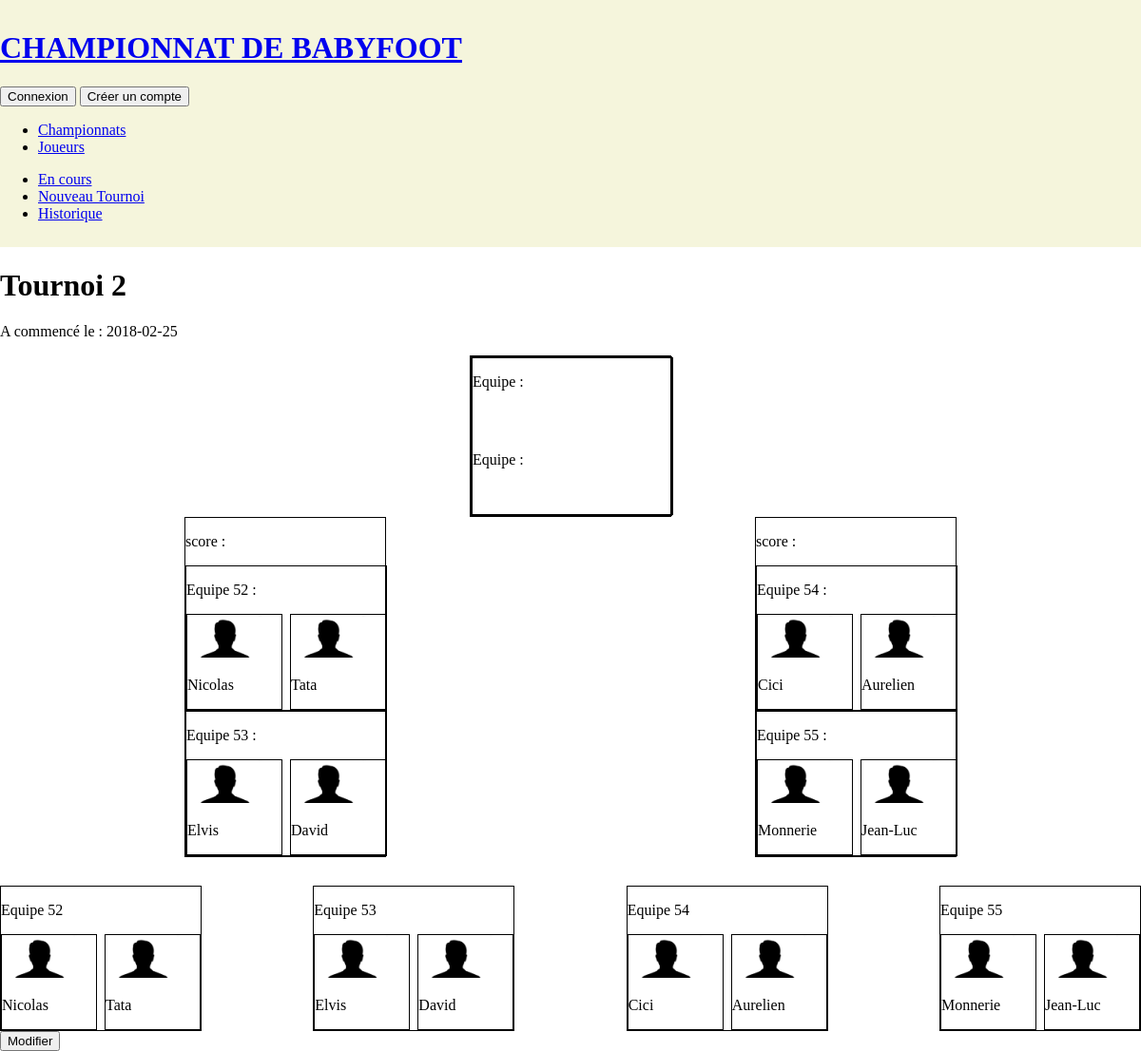
The page /championnat.php?idC=23 on the database its author committed.
### tables this page shows
CREATE TABLE IF NOT EXISTS `competitions` (
  `id_competition` int(11) NOT NULL AUTO_INCREMENT,
  `nomChamp` varchar(25) DEFAULT NULL,
  `nbreJoueurs` int(25) NOT NULL,
  `terminee` tinyint(1) NOT NULL DEFAULT '0',
  `dateDebut` date NOT NULL,
  PRIMARY KEY (`id_competition`)
);

CREATE TABLE IF NOT EXISTS `matchs` (
  `id_Match` int(11) NOT NULL AUTO_INCREMENT,
  `equipe1` varchar(255) DEFAULT NULL,
  `equipe2` varchar(255) DEFAULT NULL,
  `butEquipe1` int(25) DEFAULT NULL,
  `butEquipe2` int(25) DEFAULT NULL,
  `vainqueur` varchar(25) DEFAULT NULL,
  `id_compet` int(11) NOT NULL,
  `type_match` varchar(255) NOT NULL,
  PRIMARY KEY (`id_Match`),
  KEY `FK_match_compet` (`id_compet`)
);

CREATE TABLE IF NOT EXISTS `equipes` (
  `id_Equipe` int(11) NOT NULL AUTO_INCREMENT,
  `joueur1` int(11) NOT NULL,
  `joueur2` int(11) NOT NULL,
  `id_compet` int(11) NOT NULL,
  PRIMARY KEY (`id_Equipe`),
  KEY `fk_joueur1` (`joueur1`),
  KEY `fk_joueur2` (`joueur2`),
  KEY `FK_EquipeCompet` (`id_compet`)
);

CREATE TABLE IF NOT EXISTS `joueurs` (
  `id_Joueur` int(25) NOT NULL AUTO_INCREMENT,
  `nom` varchar(255) NOT NULL,
  `prenom` varchar(255) NOT NULL,
  `surnom` varchar(255) NOT NULL,
  `password` varchar(255) NOT NULL,
  `meilleureperformance` varchar(255) DEFAULT NULL,
  `defaut` varchar(255) DEFAULT NULL,
  `qualité` varchar(255) DEFAULT NULL,
  `photo` varchar(255) DEFAULT 'img/photo_default.png',
  `victoireChamp` int(25) DEFAULT NULL,
  PRIMARY KEY (`id_Joueur`)
);

### championnat.php (the view, shortened to what this page needs)
<?php session_start();
include'include/connexionBdd.php';
$listeCompet = $bdd->query('SELECT * FROM competitions ORDER BY dateDebut DESC');
$detailCompet = $bdd->prepare('SELECT * FROM competitions WHERE competitions.id_competition = ?');
$matchsCompet = $bdd ->prepare('SELECT * FROM matchs WHERE matchs.id_compet= :id_compet AND matchs.type_match = :type_match');
$reqJE = $bdd->prepare('SELECT J1.id_Joueur AS J1id, J2.id_Joueur AS J2id, equipes.id_Equipe, J1.prenom AS J1p, J2.prenom AS J2p, J1.photo AS J1img ,J2.photo AS J2img FROM equipes JOIN joueurs AS J1 ON equipes.joueur1 = J1.id_Joueur JOIN joueurs AS J2 ON equipes.joueur2 = J2.id_Joueur WHERE equipes.id_Equipe = ?');
$reqCencours = $bdd->query('SELECT * FROM competitions WHERE terminee = 0 ORDER BY dateDebut DESC ');
$reqEquipes = $bdd->prepare('SELECT id_Equipe, J1.id_Joueur AS J1id, J2.id_Joueur AS J2id, equipes.id_Equipe, J1.prenom AS J1p, J2.prenom AS J2p, J1.photo AS J1img ,J2.photo AS J2img FROM equipes JOIN joueurs AS J1 ON equipes.joueur1 = J1.id_Joueur JOIN joueurs AS J2 ON equipes.joueur2 = J2.id_Joueur WHERE equipes.id_compet = ?');
?>
<!doctype html>
<html>
    <head>
        <link rel="stylesheet" type="text/css" href="css/style.css" />
    </head>
    <body>
        <header>
			<div class="wrap">
            	<?php include'include/banniere.php' ?>
				<nav>
					<?php include'include/navChamp.php'?>
				</nav>
			</div>
        </header>
        <div id="content">
			<div class="wrap">
                <?php
                if(!isset($_GET['idC']) && !isset($_GET['comp'])){
                    if(!isset($_GET['histo'])){
                        ?>
                        <h1>CHAMPIONNATS EN COURS</h1>
                        <?php
                        while ($donnees = $reqCencours->fetch()) {
                            ?>
                            <a href="championnat.php?idC=<?php echo $donnees['id_competition']; ?>"><?php echo($donnees['nomChamp']); ?></a>
                            <p id="dateDebut">commencée le <?php echo $donnees['dateDebut']; ?></p>
                            <?php
                        }
                    }
                    else if(isset($_GET['histo'])){
                        ?>
                        <h1>HISTORIQUE DES CHAMPIONNATS</h1>
                        <?php
                        while ($donnees = $listeCompet->fetch()) {
                            ?>
                            <a href="championnat.php?idC=<?php echo $donnees['id_competition']; ?>"><?php echo($donnees['nomChamp']); ?></a>
                            <p id="dateDebut">commencée le <?php echo $donnees['dateDebut']; ?></p>
                            <?php
                        }
                    }
                    $listeCompet->closeCursor();
                }
                else if(isset($_GET['idC'])){
                    $detailCompet->execute(array($_GET['idC']));
                    while($donnees = $detailCompet->fetch()){
                    ?>
                    <h1><?php echo($donnees['nomChamp']);?></h1>
                        <p>A commencé le : <?php echo($donnees['dateDebut']);?></p>
                    <div class="competX">
                        <?php
                        $matchsCompet->execute(array(
                            'id_compet'=> $_GET['idC'],
                            'type_match'=> "finale"
                        ));
                        while ($donnees2 = $matchsCompet->fetch()){
                            ?>
                            <div class="iconeMatch finale">
                                <div class="iconeMatch">
                                    <div class="iconeEquipe">
                                        <p>Equipe <?php echo($donnees2['equipe1']);?> :</p>
                                        <p>Equipe <?php echo($donnees2['equipe2']);?> :</p>
                                    </div>
                                </div>
                            </div>
                            <?php
                        }
                        ?>
                        <div class="demi">
                        <?php
                        $matchsCompet->execute(array(
                        'id_compet'=> $_GET['idC'],
                        'type_match'=> "demi"
                        ));
                        while ($donnees2 = $matchsCompet->fetch()){
                            ?>
                            <div class="iconeMatch">
                                <p>score : <span></span></p>
                                <div class="iconeEquipe">
                                <p>Equipe <?php echo($donnees2['equipe1']);?> :</p>
                                <?php
                                $reqJE->execute(array($donnees2['equipe1']));
                                while($donnees3 = $reqJE->fetch()){
                                    ?>
                                <div class="iconeJoueurs">
                                    <div class="iconeJoueur">
                                    <a href="joueurs.php?idJ=<?php echo($donnees3['J1id']);?>"><img src="<?php echo($donnees3['J1img']);?>" /></a>
                                    <p><?php echo($donnees3['J1p']);?></p>
                                    </div>
                                    <div class="iconeJoueur">
                                        <a href="joueurs.php?idJ=<?php echo($donnees3['J2id']);?>"><img src="<?php echo($donnees3['J2img']);?>" /></a>
                                    <p><?php echo($donnees3['J2p']);?></p>
                                    </div>
                                </div>
                                    <?php
                                }
                                $reqJE->closeCursor();?>
                                </div>
                                <div class="iconeEquipe">
                                    <p>Equipe <?php echo($donnees2['equipe2']);?> :</p>
                                    <?php
                                    $reqJE->execute(array($donnees2['equipe2']));
                                    while($donnees3 = $reqJE->fetch()){
                                        ?>
                                        <div class="iconeJoueurs">
                                            <div class="iconeJoueur">
                                                <a href="joueurs.php?idJ=<?php echo($donnees3['J1id']);?>"><img src="<?php echo($donnees3['J1img']);?>" /></a>
                                                <p><?php echo($donnees3['J1p']);?></p>
                                            </div>
                                            <div class="iconeJoueur">
                                                <a href="joueurs.php?idJ=<?php echo($donnees3['J2id']);?>"><img src="<?php echo($donnees3['J2img']);?>" /></a>
                                                <p><?php echo($donnees3['J2p']);?></p>
                                            </div>
                                        </div>
                                        <?php
                                    }
                                    $reqJE->closeCursor();?>
                                </div>
                            </div>
                            <?php
                        }
                        ?>
                        </div>
                        <div class="iconeEquipes">
                            <?php
                            $reqEquipes->execute(array($_GET['idC']));
                            while($donnees4 = $reqEquipes->fetch()){
                                ?>
                                <div class="iconeEquipe">
                                    <p>Equipe <?php echo($donnees4['id_Equipe']);?></p>
                                    <div class="iconeJoueurs">
                                        <div class="iconeJoueur">
                                            <a href="joueurs.php?idJ=<?php echo($donnees4['J1id']);?>"><img src="<?php echo($donnees4['J1img']);?>" /></a>
                                            <p><?php echo($donnees4['J1p']);?></p>
                                        </div>
                                        <div class="iconeJoueur">
                                            <a href="joueurs.php?idJ=<?php echo($donnees4['J2id']);?>"><img src="<?php echo($donnees4['J2img']);?>" /></a>
                                            <p><?php echo($donnees4['J2p']);?></p>
                                        </div>
                                    </div>
                                </div>
                                <?php
                            }
                            ?>
                        </div>
                    </div>
                    <a href="modifChampionnat.php?modif=<?php echo($_GET['idC']);?>"><button id="boutonModif">Modifier</button></a>
                    <?php
                    }
            }
            ?>
			</div>
        </div>
    </body>
</html>

### css/style.css (style rules this page uses)
body { margin: 0; }
.wrap { max-width: 1200px; margin :0 auto; }
header { background-color: beige; padding-bottom: 0.67em; }
.iconeMatch { width: 210px; border: 1px solid black; }
.finale { margin: auto; }
.demi { display: flex; flex-direction: row; justify-content: space-around; margin-bottom: 30px; }
.iconeEquipe img { width: 80px; }
.iconeEquipe { display: flex; border: solid 1px black; flex-direction: column; width: 210px; }
.iconeMatch { display: flex; flex-direction: column; }
.iconeJoueurs { display: flex; flex-direction: row; justify-content: space-between; }
.iconeJoueur { border: 1px solid black; width: 99px; }
#boutonModif { margin: auto; }
.iconeEquipes { display: flex; justify-content: space-between; }

### rows shown on the page
competitions: nomChamp "Tournoi 2", dateDebut "2018-02-25"
matchs: equipe1 "52", equipe2 "53"
equipes: joueurs.photo (placeholder picture), joueurs.prenom "Nicolas", joueurs.prenom "Tata", id_Equipe "52"
equipes: joueurs.photo (placeholder picture), joueurs.prenom "Elvis", joueurs.prenom "David", id_Equipe "53"
matchs: equipe1 "54", equipe2 "55"
equipes: joueurs.photo (placeholder picture), joueurs.prenom "Cici", joueurs.prenom "Aurelien", id_Equipe "54"
equipes: joueurs.photo (placeholder picture), joueurs.prenom "Monnerie", joueurs.prenom "Jean-Luc", id_Equipe "55"
